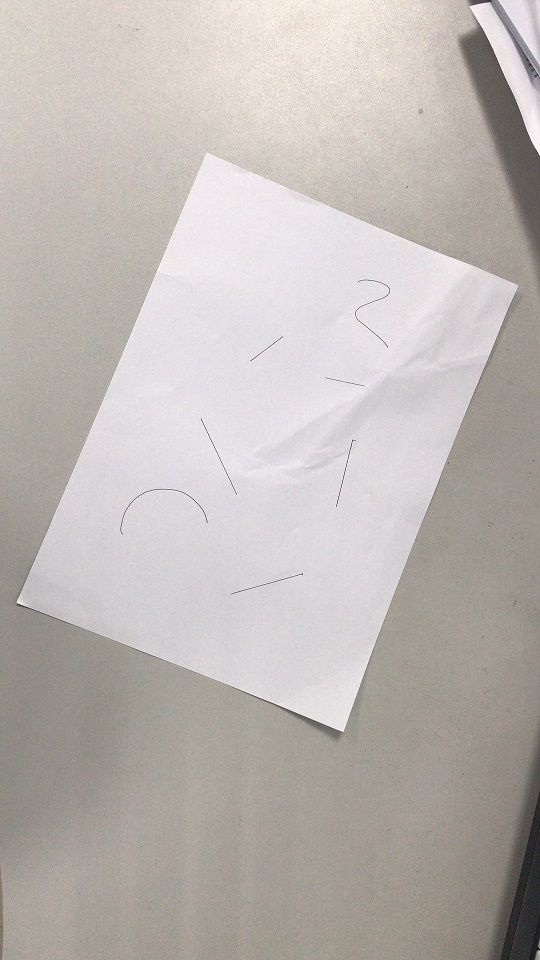
%> input picture input.jpg, 540 x 960 px
$ octave main.m   (GNU Octave 9; MATLAB toolbox functions it lacks are replaced by stand-ins)
%> lines starting %> are read from the running program, lines starting %| are printed output that depends on the picture
clc;
clear;
img  = imread('input.jpg');
%> img is the input picture: size 960x540x3 uint8; mean R, G, B 189.3, 183.6, 179.3
img_gray = rgb2gray(img);
figure(1);
imshow(img_gray);
% sobel edge
BW = edge(img_gray,'sobel');
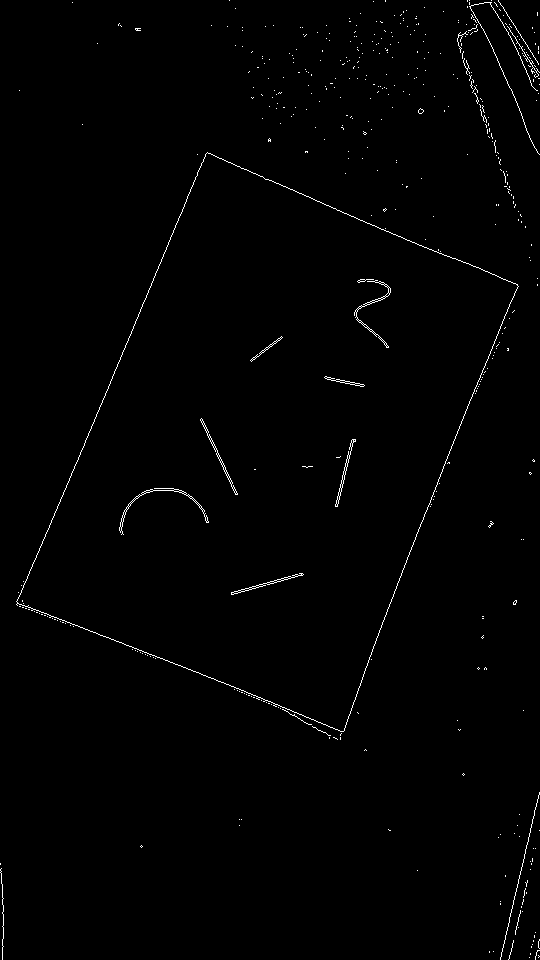
%> BW: size 960x540 logical; 0.83% white in thin lines or dots
imshow(BW);
title('image edge');
imwrite(BW,'edge.jpg');

% the theta and rho of transformed space
[H,Theta,Rho] = hough(BW);
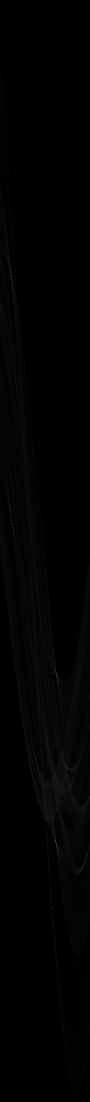
%> H: size 2203x180 double (shown at 1/2 size); min 0, max 247, mean 2
%> Theta = 180 values from -90 to 89; Rho = 2203 values from -1101 to 1101
% label the top 5 intersections
P  = houghpeaks(H,7,'threshold',0.5*max(H(:)));
%> P = [1352 114; 1688 113; 1805 104; 552 23; 1042 24]
x = Theta(P(:,2));
%> x = [23 22 13 -68 -67]
y = Rho(P(:,1));
%> y = [250 586 703 -550 -60]


% find lines and plot them
lines = houghlines(BW,Theta,Rho,P,'FillGap',200,'MinLength',120);
%> lines = 5 lines; point1 to point2 (x, y): (17, 602) to (208, 153), (335, 738) to (518, 286), (18, 601) to (343, 732), (207, 154) to (518, 286), (501, 959) to (540, 793)
figure, imshow(img),hold on
max_len = 0;
for k = 1:length(lines)
 xy = [lines(k).point1; lines(k).point2];
 plot(xy(:,1),xy(:,2),'LineWidth',2,'Color','r');
end
%> this loop made 5 passes
%> xy on passes 1 to 5: [17 602; 208 153], [335 738; 518 286], [501 959; 540 793], [18 601; 343 732], [207 154; 518 286]
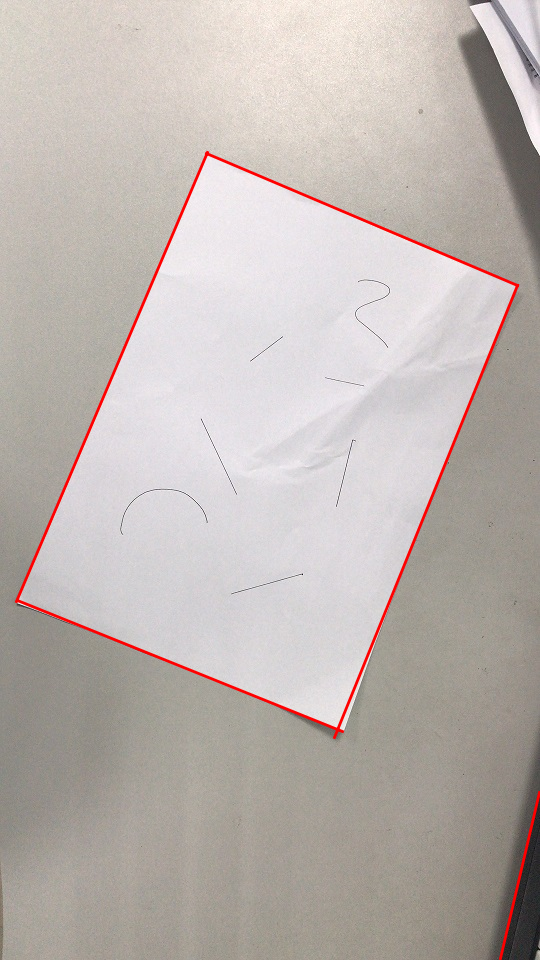
%> figure redrawn from the program's plot data
